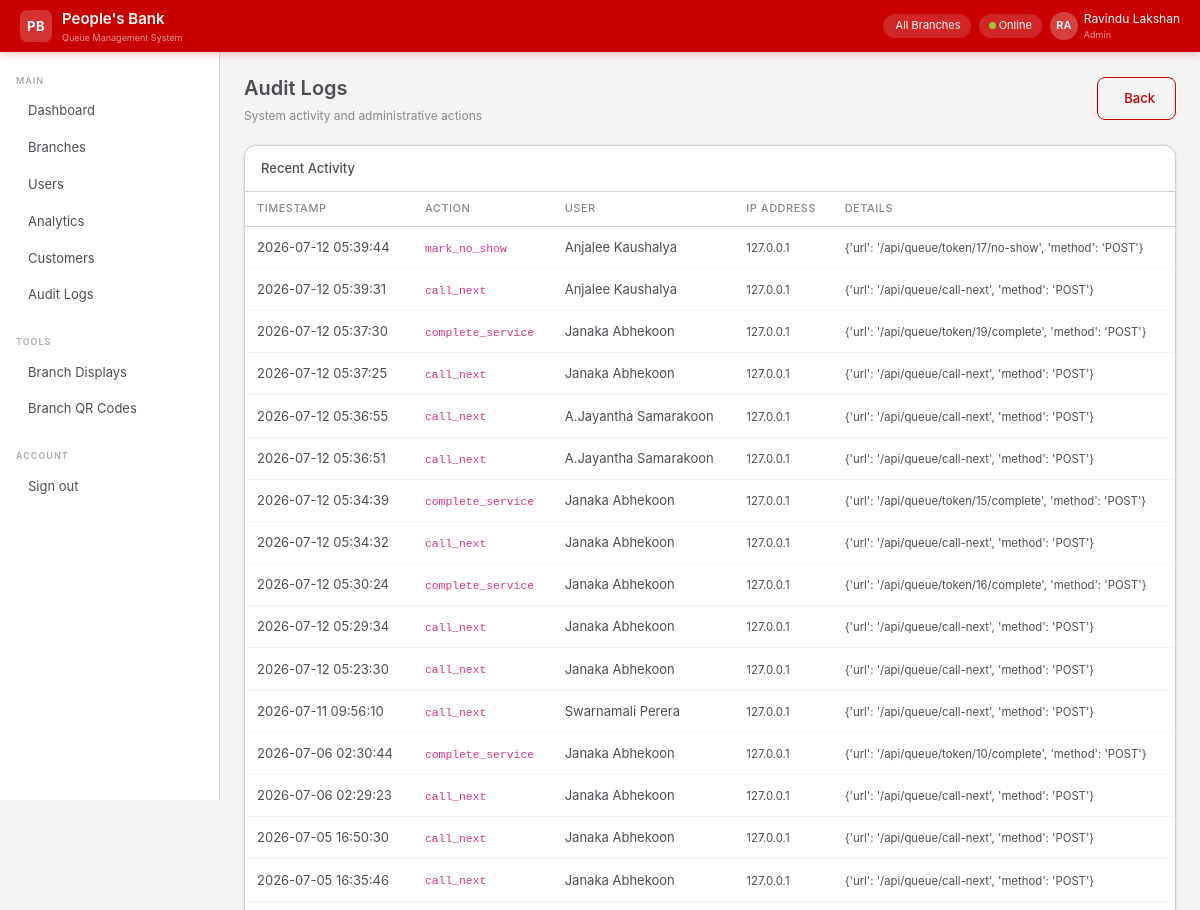
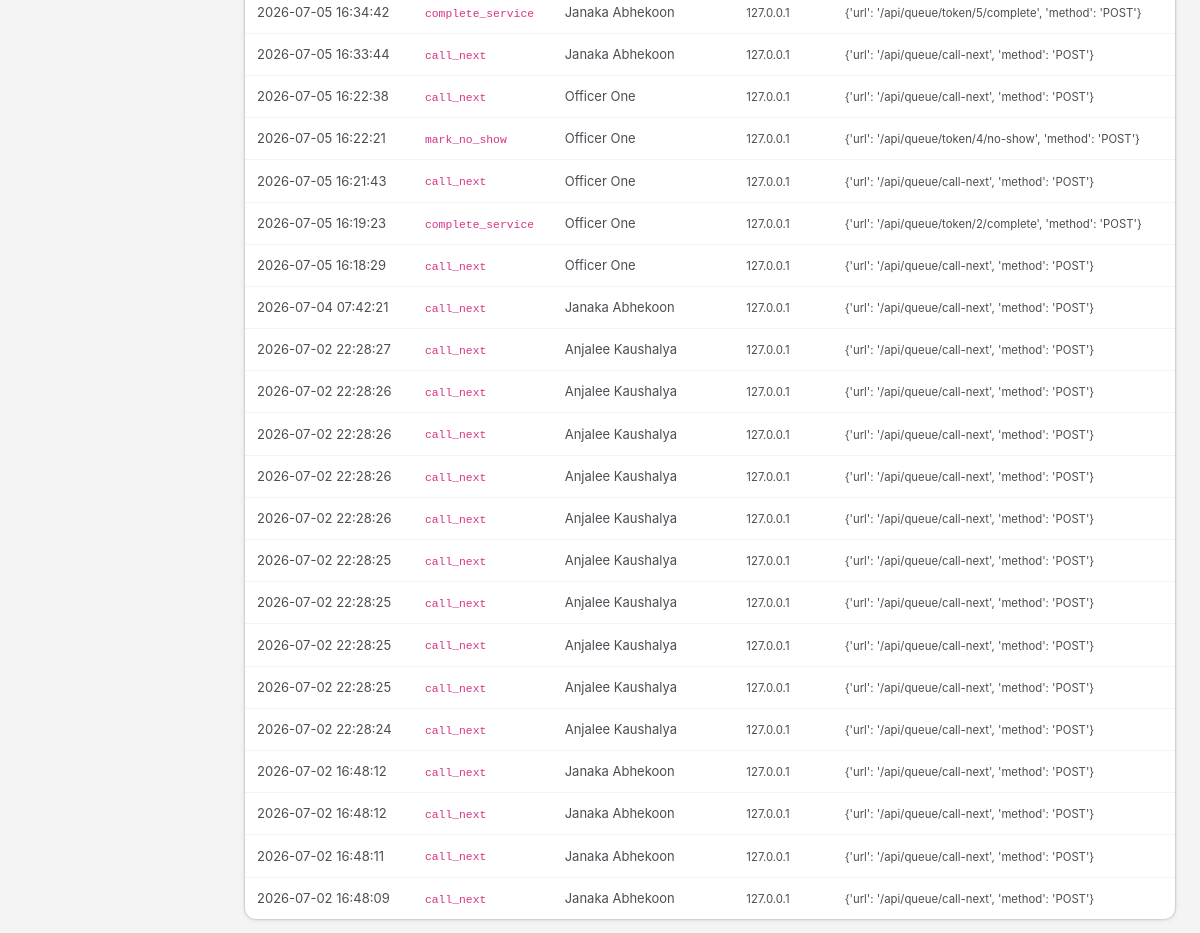
Screenshot of /admin/audit-logs (signed in) with the database file from the repository (2 pictures, top to bottom).
### app/models/user.py (models this page shows, shortened)
class User(UserMixin, db.Model):
    __tablename__ = "users"
    id            = db.Column(db.Integer, primary_key=True)
    branch_id     = db.Column(db.Integer, db.ForeignKey("branches.id"), nullable=True)
    employee_id   = db.Column(db.String(20), unique=True, nullable=False)
    full_name     = db.Column(db.String(120), nullable=False)
    email         = db.Column(db.String(120), unique=True, nullable=False)
    password_hash = db.Column(db.String(256), nullable=False)
    role          = db.Column(db.Enum(UserRole), nullable=False)
    is_active     = db.Column(db.Boolean, default=True)
    last_login    = db.Column(db.DateTime)
    created_at    = db.Column(db.DateTime, default=lambda: datetime.now(timezone.utc))
    branch        = db.relationship("Branch", back_populates="users")
    tokens_served = db.relationship("QueueToken", back_populates="served_by_officer",
                                    foreign_keys="QueueToken.served_by", lazy="dynamic")
    audit_logs    = db.relationship("AuditLog", back_populates="user", lazy="dynamic")

### app/models/audit_log.py (models this page shows)
class AuditLog(db.Model):
    __tablename__ = "audit_logs"
    id         = db.Column(db.Integer, primary_key=True)
    user_id    = db.Column(db.Integer, db.ForeignKey("users.id"))
    token_id   = db.Column(db.Integer, db.ForeignKey("queue_tokens.id"))
    action     = db.Column(db.String(80), nullable=False)
    payload    = db.Column(db.JSON)
    ip_address = db.Column(db.String(45))
    created_at = db.Column(db.DateTime, default=lambda: datetime.now(timezone.utc))
    user  = db.relationship("User", back_populates="audit_logs")
    token = db.relationship("QueueToken", back_populates="audit_logs")

### app/views/admin_view.py (the view)
@admin_view_bp.route("/audit-logs")
@login_required
@require_role(UserRole.ADMIN)
def audit_logs_view():
    page = request.args.get("page", 1, type=int)
    logs = AuditLog.query.order_by(AuditLog.created_at.desc()).paginate(page=page, per_page=50)
    return render_template("admin/audit_logs.html", logs=logs)

### app/extensions.py (called while the page is built)
@login_manager.user_loader
def load_user(user_id):
    from app.models import User
    return User.query.get(int(user_id))

### app/templates/admin/audit_logs.html (shortened to what this page needs)
{% extends "base.html" %}
{% block content %}
<div class="pb-page-header">
  <div>
    <div class="pb-page-title">Audit Logs</div>
    <div class="pb-page-sub">System activity and administrative actions</div>
  </div>
  <a href="/admin/dashboard" class="btn-pb-outline"> Back</a>
</div>
<div class="pb-card">
  <div class="pb-card-header">
    <div class="pb-card-title">Recent Activity</div>
  </div>
  <table class="pb-table">
    <thead>
      <tr>
        <th>Timestamp</th>
        <th>Action</th>
        <th>User</th>
        <th>IP Address</th>
        <th>Details</th>
      </tr>
    </thead>
    <tbody>
      {% for log in logs.items %}
      <tr>
        <td>{{ log.created_at.strftime('%Y-%m-%d %H:%M:%S') }}</td>
        <td><code>{{ log.action }}</code></td>
        <td>{{ log.user.full_name if log.user else 'System' }}</td>
        <td><small>{{ log.ip_address }}</small></td>
        <td><small>{{ log.payload or '-' }}</small></td>
      </tr>
      {% endfor %}
    </tbody>
  </table>
</div>
{% endblock %}

### app/templates/base.html (shortened to what this page needs)
<!DOCTYPE html>
<html lang="en">
<head>
  <link href="https://cdn.jsdelivr.net/npm/bootstrap@5.3.2/dist/css/bootstrap.min.css" rel="stylesheet">
  <link href="https://cdn.jsdelivr.net/npm/@tabler/icons-webfont@3.3.0/dist/tabler-icons.min.css" rel="stylesheet">
  <link href="{{ url_for('static', filename='css/pbqms.css') }}" rel="stylesheet">
</head>
<body>
{% if current_user.is_authenticated %}
<nav class="pb-navbar">
  <a class="pb-navbar-brand" href="/">
    <div class="pb-navbar-logo">PB</div>
    <div>
      <div class="pb-navbar-name">People's Bank</div>
      <div style="font-size:9px;color:rgba(255,255,255,.6);">Queue Management System</div>
    </div>
  </a>
  <div class="pb-navbar-right">
    <div class="pb-navbar-chip">
      {{ current_user.branch.name if current_user.branch else 'All Branches' }}
    </div>
    <div class="pb-navbar-chip" id="connection-status">
      <span class="pb-online-dot"></span> Online
    </div>
    <div class="pb-navbar-user">
      <div class="pb-navbar-avatar">{{ current_user.full_name[:2].upper() }}</div>
      <div>
        <div>{{ current_user.full_name }}</div>
        <div style="font-size:9px;opacity:.6;">{{ current_user.role.value.replace('_',' ').title() }}</div>
      </div>
    </div>
  </div>
</nav>
<aside class="pb-sidebar">
  <div class="pb-sidebar-section">Main</div>
  {% if current_user.role.value == 'admin' %}
    <a href="/admin/dashboard" class="pb-sidebar-link {% if request.path == '/admin/dashboard' %}active{% endif %}">
       Dashboard
    </a>
    <a href="/admin/branches" class="pb-sidebar-link">
       Branches
    </a>
    <a href="/admin/users" class="pb-sidebar-link">
       Users
    </a>
    <a href="/admin/analytics" class="pb-sidebar-link">
       Analytics
    </a>
    <a href="/admin/customers" class="pb-sidebar-link">
       Customers
    </a>
    <a href="/admin/audit-logs" class="pb-sidebar-link">
       Audit Logs
    </a>
  {% endif %}
  <div class="pb-sidebar-section" style="margin-top:12px;">Tools</div>
  {% if current_user.role.value == 'admin' %}
    <a href="/admin/branches" class="pb-sidebar-link">
       Branch Displays
    </a>
    <a href="/admin/branches" class="pb-sidebar-link">
       Branch QR Codes
    </a>
  {% endif %}
  <div class="pb-sidebar-section" style="margin-top:12px;">Account</div>
  <a href="/auth/logout" class="pb-sidebar-link">
     Sign out
  </a>
</aside>
<main class="pb-main">
  {% block content %}{% endblock %}
</main>
{% else %}
  {% block public_content %}{% endblock %}
{% endif %}
</body>
</html>

### static/css/pbqms.css (style rules this page uses)
:root { --pb-red: #c80000; --pb-red-hover: #a50000; --pb-red-light: #fff0f0; --pb-red-border: rgba(200,0,0,.25); --pb-green: #99c630; --pb-green-hover: #7aaa15; --pb-green-light: #f3fbe0; --pb-green-border:rgba(153,198,48,.35); --pb-yellow: #FFCB47; --pb-yellow-light:#fffbec; --pb-yellow-border:rgba(255,203,71,.5); --pb-dark: #4c4e54; --pb-dark-mid: #d1d2d5; --pb-dark-light: #f4f4f5; --pb-white: #ffffff; --brand-primary: var(--pb-red); --brand-success: var(--pb-green); --brand-warning: var(--pb-yellow); --brand-neutral: var(--pb-dark); --font-base: 'Inter', 'Segoe UI', system-ui, sans-serif; --font-display: 'Inter', sans-serif; --radius-sm: 6px; --radius-md: 8px; --radius-lg: 12px; --radius-xl: 16px; --radius-pill: 999px; --shadow-card: 0 1px 4px rgba(76,78,84,.08), 0 0 0 0.5px rgba(76,78,84,.08); --shadow-lg: 0 4px 16px rgba(76,78,84,.12); }
*, *::before, *::after { box-sizing: border-box; }
html { font-size: 16px; -webkit-text-size-adjust: 100%; }
body { font-family: var(--font-base); font-size: 14px; line-height: 1.6; color: var(--pb-dark); background: var(--pb-dark-light); margin: 0; }
a { color: var(--pb-red); text-decoration: none; }
.pb-navbar { background: var(--pb-red); padding: 0 1.25rem; height: 52px; display: flex; align-items: center; justify-content: space-between; box-shadow: 0 2px 8px rgba(200,0,0,.25); position: sticky; top: 0; z-index: 1000; }
.pb-navbar-brand { display: flex; align-items: center; gap: 10px; text-decoration: none; }
.pb-navbar-logo { width: 32px; height: 32px; border-radius: 7px; background: rgba(255,255,255,.2); display: flex; align-items: center; justify-content: center; font-weight: 700; font-size: 13px; color: #fff; letter-spacing: .5px; }
.pb-navbar-name { font-size: 15px; font-weight: 600; color: #fff; }
.pb-navbar-right { display: flex; align-items: center; gap: 8px; }
.pb-navbar-chip { background: rgba(255,255,255,.15); border-radius: var(--radius-pill); padding: 3px 10px; font-size: 11px; color: #fff; }
.pb-navbar-user { display: flex; align-items: center; gap: 6px; font-size: 12px; color: #fff; }
.pb-navbar-avatar { width: 28px; height: 28px; border-radius: 50%; background: rgba(255,255,255,.25); display: flex; align-items: center; justify-content: center; font-size: 11px; font-weight: 600; color: #fff; }
.pb-sidebar { width: 220px; background: var(--pb-white); border-right: 0.5px solid var(--pb-dark-mid); height: calc(100vh - 52px); position: fixed; top: 52px; left: 0; overflow-y: auto; padding: 12px 0; }
.pb-sidebar-section { font-size: 9px; font-weight: 600; color: #aaa; text-transform: uppercase; letter-spacing: 1px; padding: 10px 16px 4px; }
.pb-sidebar-link { display: flex; align-items: center; gap: 9px; padding: 8px 16px; font-size: 13px; color: var(--pb-dark); text-decoration: none; border-radius: 0; transition: background .12s, color .12s; border-left: 3px solid transparent; }
.pb-main { margin-left: 220px; padding: 20px 24px; }
.pb-page-header { display: flex; align-items: center; justify-content: space-between; margin-bottom: 20px; }
.pb-page-title { font-size: 20px; font-weight: 600; color: var(--pb-dark); }
.pb-page-sub { font-size: 12px; color: #888; margin-top: 2px; }
.pb-card { background: var(--pb-white); border: 0.5px solid var(--pb-dark-mid); border-radius: var(--radius-lg); box-shadow: var(--shadow-card); overflow: hidden; }
.pb-card-header { display: flex; align-items: center; justify-content: space-between; padding: 12px 16px; border-bottom: 0.5px solid var(--pb-dark-mid); }
.pb-card-title { font-size: 13px; font-weight: 500; color: var(--pb-dark); }
.btn-pb-outline { background: transparent; color: var(--pb-red); border: 0.5px solid var(--pb-red); border-radius: var(--radius-md); padding: 10px 20px; font-size: 13px; font-weight: 500; cursor: pointer; display: inline-flex; align-items: center; gap: 6px; transition: background .15s; }
.pb-online-dot { width: 7px; height: 7px; border-radius: 50%; background: var(--pb-green); display: inline-block; }
.pb-table { width: 100%; border-collapse: collapse; font-size: 13px; }
.pb-table th { font-size: 11px; font-weight: 500; color: #888; text-transform: uppercase; letter-spacing: .5px; padding: 8px 12px; border-bottom: 0.5px solid var(--pb-dark-mid); text-align: left; }
.pb-table td { padding: 10px 12px; border-bottom: 0.5px solid var(--pb-dark-light); color: var(--pb-dark); vertical-align: middle; }
.pb-table tr:last-child td { border-bottom: none; }

### rows the page displays
User: full_name "RA", full_name "Ravindu Lakshan", role.value.replace "Admin"
AuditLog: created_at "2026-07-12 05:39:44", action "mark_no_show", user "Anjalee Kaushalya", ip_address "127.0.0.1", payload "{'url': '/api/queue/token/17/no-show', 'method': 'POST'}"
AuditLog: created_at "2026-07-12 05:39:31", action "call_next", user "Anjalee Kaushalya", ip_address "127.0.0.1", payload "{'url': '/api/queue/call-next', 'method': 'POST'}"
AuditLog: created_at "2026-07-12 05:37:30", action "complete_service", user "Janaka Abhekoon", ip_address "127.0.0.1", payload "{'url': '/api/queue/token/19/complete', 'method': 'POST'}"
AuditLog: created_at "2026-07-12 05:37:25", action "call_next", user "Janaka Abhekoon", ip_address "127.0.0.1", payload "{'url': '/api/queue/call-next', 'method': 'POST'}"
AuditLog: created_at "2026-07-12 05:36:55", action "call_next", user "A.Jayantha Samarakoon", ip_address "127.0.0.1", payload "{'url': '/api/queue/call-next', 'method': 'POST'}"
AuditLog: created_at "2026-07-12 05:36:51", action "call_next", user "A.Jayantha Samarakoon", ip_address "127.0.0.1", payload "{'url': '/api/queue/call-next', 'method': 'POST'}"
AuditLog: created_at "2026-07-12 05:34:39", action "complete_service", user "Janaka Abhekoon", ip_address "127.0.0.1", payload "{'url': '/api/queue/token/15/complete', 'method': 'POST'}"
AuditLog: created_at "2026-07-12 05:34:32", action "call_next", user "Janaka Abhekoon", ip_address "127.0.0.1", payload "{'url': '/api/queue/call-next', 'method': 'POST'}"
AuditLog: created_at "2026-07-12 05:30:24", action "complete_service", user "Janaka Abhekoon", ip_address "127.0.0.1", payload "{'url': '/api/queue/token/16/complete', 'method': 'POST'}"
AuditLog: created_at "2026-07-12 05:29:34", action "call_next", user "Janaka Abhekoon", ip_address "127.0.0.1", payload "{'url': '/api/queue/call-next', 'method': 'POST'}"
AuditLog: created_at "2026-07-12 05:23:30", action "call_next", user "Janaka Abhekoon", ip_address "127.0.0.1", payload "{'url': '/api/queue/call-next', 'method': 'POST'}"
AuditLog: created_at "2026-07-11 09:56:10", action "call_next", user "Swarnamali Perera", ip_address "127.0.0.1", payload "{'url': '/api/queue/call-next', 'method': 'POST'}"
AuditLog: created_at "2026-07-06 02:30:44", action "complete_service", user "Janaka Abhekoon", ip_address "127.0.0.1", payload "{'url': '/api/queue/token/10/complete', 'method': 'POST'}"
AuditLog: created_at "2026-07-06 02:29:23", action "call_next", user "Janaka Abhekoon", ip_address "127.0.0.1", payload "{'url': '/api/queue/call-next', 'method': 'POST'}"
AuditLog: created_at "2026-07-05 16:50:30", action "call_next", user "Janaka Abhekoon", ip_address "127.0.0.1", payload "{'url': '/api/queue/call-next', 'method': 'POST'}"
AuditLog: created_at "2026-07-05 16:35:46", action "call_next", user "Janaka Abhekoon", ip_address "127.0.0.1", payload "{'url': '/api/queue/call-next', 'method': 'POST'}"
AuditLog: created_at "2026-07-05 16:34:42", action "complete_service", user "Janaka Abhekoon", ip_address "127.0.0.1", payload "{'url': '/api/queue/token/5/complete', 'method': 'POST'}"
AuditLog: created_at "2026-07-05 16:33:44", action "call_next", user "Janaka Abhekoon", ip_address "127.0.0.1", payload "{'url': '/api/queue/call-next', 'method': 'POST'}"
AuditLog: created_at "2026-07-05 16:22:38", action "call_next", user "Officer One", ip_address "127.0.0.1", payload "{'url': '/api/queue/call-next', 'method': 'POST'}"
AuditLog: created_at "2026-07-05 16:22:21", action "mark_no_show", user "Officer One", ip_address "127.0.0.1", payload "{'url': '/api/queue/token/4/no-show', 'method': 'POST'}"
AuditLog: created_at "2026-07-05 16:21:43", action "call_next", user "Officer One", ip_address "127.0.0.1", payload "{'url': '/api/queue/call-next', 'method': 'POST'}"
AuditLog: created_at "2026-07-05 16:19:23", action "complete_service", user "Officer One", ip_address "127.0.0.1", payload "{'url': '/api/queue/token/2/complete', 'method': 'POST'}"
AuditLog: created_at "2026-07-05 16:18:29", action "call_next", user "Officer One", ip_address "127.0.0.1", payload "{'url': '/api/queue/call-next', 'method': 'POST'}"
AuditLog: created_at "2026-07-04 07:42:21", action "call_next", user "Janaka Abhekoon", ip_address "127.0.0.1", payload "{'url': '/api/queue/call-next', 'method': 'POST'}"
AuditLog: created_at "2026-07-02 22:28:27", action "call_next", user "Anjalee Kaushalya", ip_address "127.0.0.1", payload "{'url': '/api/queue/call-next', 'method': 'POST'}"
AuditLog: created_at "2026-07-02 22:28:26", action "call_next", user "Anjalee Kaushalya", ip_address "127.0.0.1", payload "{'url': '/api/queue/call-next', 'method': 'POST'}"
AuditLog: created_at "2026-07-02 22:28:26", action "call_next", user "Anjalee Kaushalya", ip_address "127.0.0.1", payload "{'url': '/api/queue/call-next', 'method': 'POST'}"
AuditLog: created_at "2026-07-02 22:28:26", action "call_next", user "Anjalee Kaushalya", ip_address "127.0.0.1", payload "{'url': '/api/queue/call-next', 'method': 'POST'}"
AuditLog: created_at "2026-07-02 22:28:26", action "call_next", user "Anjalee Kaushalya", ip_address "127.0.0.1", payload "{'url': '/api/queue/call-next', 'method': 'POST'}"
AuditLog: created_at "2026-07-02 22:28:25", action "call_next", user "Anjalee Kaushalya", ip_address "127.0.0.1", payload "{'url': '/api/queue/call-next', 'method': 'POST'}"
AuditLog: created_at "2026-07-02 22:28:25", action "call_next", user "Anjalee Kaushalya", ip_address "127.0.0.1", payload "{'url': '/api/queue/call-next', 'method': 'POST'}"
AuditLog: created_at "2026-07-02 22:28:25", action "call_next", user "Anjalee Kaushalya", ip_address "127.0.0.1", payload "{'url': '/api/queue/call-next', 'method': 'POST'}"
AuditLog: created_at "2026-07-02 22:28:25", action "call_next", user "Anjalee Kaushalya", ip_address "127.0.0.1", payload "{'url': '/api/queue/call-next', 'method': 'POST'}"
AuditLog: created_at "2026-07-02 22:28:24", action "call_next", user "Anjalee Kaushalya", ip_address "127.0.0.1", payload "{'url': '/api/queue/call-next', 'method': 'POST'}"
AuditLog: created_at "2026-07-02 16:48:12", action "call_next", user "Janaka Abhekoon", ip_address "127.0.0.1", payload "{'url': '/api/queue/call-next', 'method': 'POST'}"
AuditLog: created_at "2026-07-02 16:48:12", action "call_next", user "Janaka Abhekoon", ip_address "127.0.0.1", payload "{'url': '/api/queue/call-next', 'method': 'POST'}"
AuditLog: created_at "2026-07-02 16:48:11", action "call_next", user "Janaka Abhekoon", ip_address "127.0.0.1", payload "{'url': '/api/queue/call-next', 'method': 'POST'}"
AuditLog: created_at "2026-07-02 16:48:09", action "call_next", user "Janaka Abhekoon", ip_address "127.0.0.1", payload "{'url': '/api/queue/call-next', 'method': 'POST'}"

### other values shown
{{ current_user.branch.name if current_user.branch else 'All Branches' }} "All Branches"
